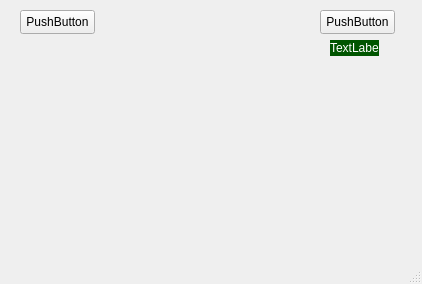
<?xml version="1.0" encoding="UTF-8"?>
<ui version="4.0">
 <class>MainWindow</class>
 <widget class="QMainWindow" name="MainWindow">
  <property name="geometry">
   <rect>
    <x>0</x>
    <y>0</y>
    <width>422</width>
    <height>284</height>
   </rect>
  </property>
  <property name="windowTitle">
   <string>MainWindow</string>
  </property>
  <widget class="QWidget" name="centralwidget">
   <widget class="QPushButton" name="pushButton">
    <property name="geometry">
     <rect>
      <x>20</x>
      <y>10</y>
      <width>75</width>
      <height>24</height>
     </rect>
    </property>
    <property name="text">
     <string>PushButton</string>
    </property>
   </widget>
   <widget class="QPushButton" name="pushButton_2">
    <property name="geometry">
     <rect>
      <x>320</x>
      <y>10</y>
      <width>75</width>
      <height>24</height>
     </rect>
    </property>
    <property name="text">
     <string>PushButton</string>
    </property>
   </widget>
   <widget class="QLabel" name="label">
    <property name="geometry">
     <rect>
      <x>330</x>
      <y>40</y>
      <width>49</width>
      <height>16</height>
     </rect>
    </property>
    <property name="styleSheet">
     <string notr="true">background-color:#050;
color: #FFF;</string>
    </property>
    <property name="text">
     <string>TextLabel</string>
    </property>
   </widget>
  </widget>
  <widget class="QMenuBar" name="menubar">
   <property name="geometry">
    <rect>
     <x>0</x>
     <y>0</y>
     <width>422</width>
     <height>22</height>
    </rect>
   </property>
  </widget>
  <widget class="QStatusBar" name="statusbar"/>
 </widget>
 <resources/>
 <connections/>
</ui>
